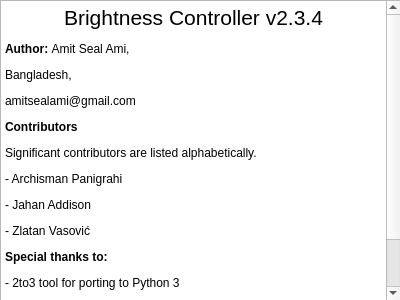
<?xml version="1.0" encoding="UTF-8"?>
<ui version="4.0">
 <class>Form</class>
 <widget class="QWidget" name="Form">
  <property name="geometry">
   <rect>
    <x>0</x>
    <y>0</y>
    <width>400</width>
    <height>300</height>
   </rect>
  </property>
  <property name="sizePolicy">
   <sizepolicy hsizetype="Fixed" vsizetype="Fixed">
    <horstretch>0</horstretch>
    <verstretch>0</verstretch>
   </sizepolicy>
  </property>
  <property name="minimumSize">
   <size>
    <width>400</width>
    <height>300</height>
   </size>
  </property>
  <property name="maximumSize">
   <size>
    <width>400</width>
    <height>300</height>
   </size>
  </property>
  <property name="windowTitle">
   <string>About</string>
  </property>
  <widget class="QTextBrowser" name="textBrowser">
   <property name="geometry">
    <rect>
     <x>0</x>
     <y>0</y>
     <width>401</width>
     <height>301</height>
    </rect>
   </property>
   <property name="html">
    <string>&lt;!DOCTYPE HTML PUBLIC &quot;-//W3C//DTD HTML 4.0//EN&quot; &quot;http://www.w3.org/TR/REC-html40/strict.dtd&quot;&gt;
&lt;html&gt;&lt;head&gt;&lt;meta name=&quot;qrichtext&quot; content=&quot;1&quot; /&gt;&lt;style type=&quot;text/css&quot;&gt;
p, li { white-space: pre-wrap; }
&lt;/style&gt;&lt;/head&gt;&lt;body style=&quot; font-family:'Ubuntu'; font-size:11pt; font-weight:400; font-style:normal;&quot;&gt;
&lt;p align=&quot;center&quot; style=&quot; margin-top:12px; margin-bottom:12px; margin-left:0px; margin-right:0px; -qt-block-indent:0; text-indent:0px;&quot;&gt;&lt;span style=&quot; font-family:'Sans'; font-size:16pt;&quot;&gt;Brightness Controller v2.3.4&lt;/span&gt;&lt;/p&gt;
&lt;p style=&quot; margin-top:12px; margin-bottom:12px; margin-left:0px; margin-right:0px; -qt-block-indent:0; text-indent:0px;&quot;&gt;&lt;span style=&quot; font-family:'Sans'; font-size:9pt; font-weight:600;&quot;&gt;Author: &lt;/span&gt;&lt;span style=&quot; font-family:'Sans'; font-size:9pt;&quot;&gt;Amit Seal Ami, &lt;/span&gt;&lt;/p&gt;
&lt;p style=&quot; margin-top:12px; margin-bottom:12px; margin-left:0px; margin-right:0px; -qt-block-indent:0; text-indent:0px;&quot;&gt;&lt;span style=&quot; font-family:'Sans'; font-size:9pt;&quot;&gt;Bangladesh,&lt;/span&gt;&lt;/p&gt;
&lt;p style=&quot; margin-top:12px; margin-bottom:12px; margin-left:0px; margin-right:0px; -qt-block-indent:0; text-indent:0px;&quot;&gt;&lt;span style=&quot; font-family:'Sans'; font-size:9pt;&quot;&gt;amitsealami@gmail.com&lt;/span&gt;&lt;/p&gt;
&lt;p style=&quot; margin-top:12px; margin-bottom:12px; margin-left:0px; margin-right:0px; -qt-block-indent:0; text-indent:0px;&quot;&gt;&lt;span style=&quot; font-family:'Sans'; font-size:9pt; font-weight:600;&quot;&gt;Contributors&lt;/span&gt;&lt;/p&gt;
&lt;p style=&quot; margin-top:12px; margin-bottom:12px; margin-left:0px; margin-right:0px; -qt-block-indent:0; text-indent:0px;&quot;&gt;&lt;span style=&quot; font-family:'Sans'; font-size:9pt;&quot;&gt;Significant contributors are listed alphabetically.&lt;/span&gt;&lt;/p&gt;
&lt;p style=&quot; margin-top:12px; margin-bottom:12px; margin-left:0px; margin-right:0px; -qt-block-indent:0; text-indent:0px;&quot;&gt;&lt;span style=&quot; font-family:'Sans'; font-size:9pt;&quot;&gt;- Archisman Panigrahi&lt;/span&gt;&lt;/p&gt;
&lt;p style=&quot; margin-top:12px; margin-bottom:12px; margin-left:0px; margin-right:0px; -qt-block-indent:0; text-indent:0px;&quot;&gt;&lt;span style=&quot; font-family:'Sans'; font-size:9pt;&quot;&gt;- Jahan Addison&lt;/span&gt;&lt;/p&gt;
&lt;p style=&quot; margin-top:12px; margin-bottom:12px; margin-left:0px; margin-right:0px; -qt-block-indent:0; text-indent:0px;&quot;&gt;&lt;span style=&quot; font-family:'Sans'; font-size:9pt;&quot;&gt;- Zlatan Vasović&lt;/span&gt;&lt;/p&gt;
&lt;p style=&quot; margin-top:12px; margin-bottom:12px; margin-left:0px; margin-right:0px; -qt-block-indent:0; text-indent:0px;&quot;&gt;&lt;span style=&quot; font-family:'Sans'; font-size:9pt; font-weight:600;&quot;&gt;Special thanks to:&lt;/span&gt;&lt;/p&gt;
&lt;p style=&quot; margin-top:12px; margin-bottom:12px; margin-left:0px; margin-right:0px; -qt-block-indent:0; text-indent:0px;&quot;&gt;&lt;span style=&quot; font-family:'Sans'; font-size:9pt;&quot;&gt;- 2to3 tool for porting to Python 3&lt;/span&gt;&lt;/p&gt;
&lt;p style=&quot; margin-top:12px; margin-bottom:12px; margin-left:0px; margin-right:0px; -qt-block-indent:0; text-indent:0px;&quot;&gt;&lt;span style=&quot; font-family:'Sans'; font-size:9pt;&quot;&gt;- Numerous Stack Overflow users&lt;/span&gt;&lt;/p&gt;
&lt;p style=&quot; margin-top:12px; margin-bottom:12px; margin-left:0px; margin-right:0px; -qt-block-indent:0; text-indent:0px;&quot;&gt;&lt;span style=&quot; font-family:'Sans'; font-size:9pt;&quot;&gt;For full list of authors and details, please check &lt;/span&gt;&lt;a href=&quot;https://github.com/lordamit/Brightness&quot;&gt;&lt;span style=&quot; font-family:'Noto Sans'; font-size:10pt; text-decoration: underline; color:#3484e2;&quot;&gt;https://github.com/lordamit/Brightness&lt;/span&gt;&lt;/a&gt;&lt;/p&gt;&lt;/body&gt;&lt;/html&gt;</string>
   </property>
  </widget>
 </widget>
 <resources/>
 <connections/>
</ui>
